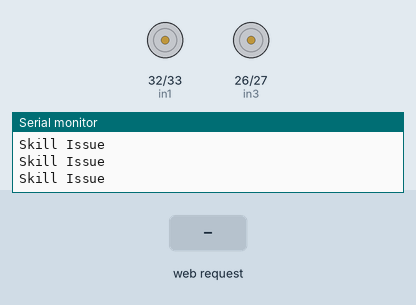
Recording of a sketch running on a simulated ESP32. Shown: motor-driver pin pairs drawn as motors (green arrow = first pin HIGH = forward, orange = second pin HIGH = backward, longer = more drive, scaled by the enable pin), the last lines printed to the serial monitor. Inputs (shaded band) come from the test bench. WiFi joins after 1.5 s; servers stay silent unless stated.

Above: at 3.2 s.
3.3 s: HTTP request GET /forward received
At 4.1 s:
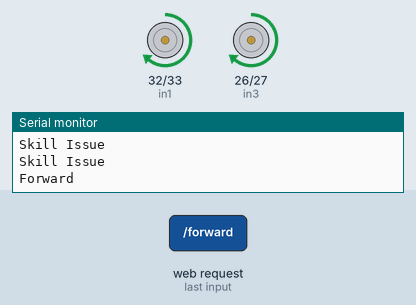
4.8 s: HTTP request GET /left received
At 5.2 s:
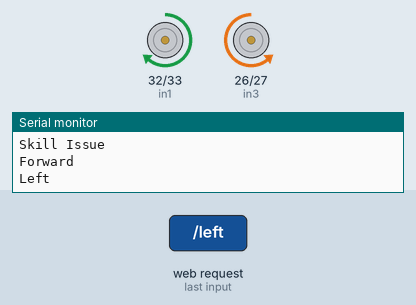
6.3 s: HTTP request GET /right received
At 7.5 s:
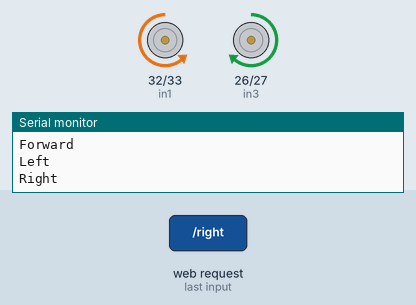
7.8 s: HTTP request GET /back received
At 8.8 s:
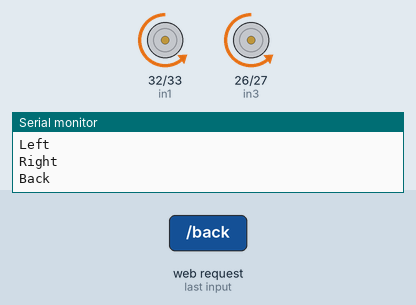
Timing chart, 0 to 10.3 s (numbered marks = the images above; inputs shaded):
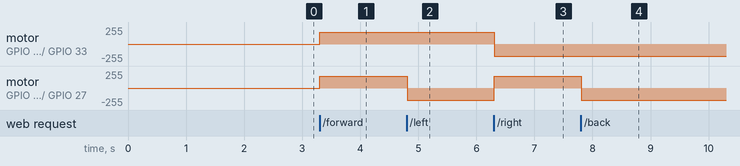

Measured:
- after the input at 3.3 s, motor on GPIO 32 (in1) / GPIO 33 (in2), motor on GPIO 26 (in3) / GPIO 27 (in4): stopped → forward 180/255 at once
- after the input at 4.8 s, motor on GPIO 26 (in3) / GPIO 27 (in4): forward 180/255 → backward 180/255 at once
- after the input at 6.3 s, motor on GPIO 32 (in1) / GPIO 33 (in2): forward 180/255 → backward 180/255 at once; motor on GPIO 26 (in3) / GPIO 27 (in4): backward 180/255 → forward 180/255 at once
- after the input at 7.8 s, motor on GPIO 26 (in3) / GPIO 27 (in4): forward 180/255 → backward 180/255 at once

The sketch:

gesture_control.ino
```cpp
//INCLUDES
#include <WiFi.h>
#include <ESP32Servo.h>
#include <ESPAsyncWebServer.h>

/*---Pin Definitions---*/

//MOTOR1
#define in1 32
#define in2 33
#define enA 25

//MOTOR2
#define in3 26
#define in4 27
#define enB 13

//SERVO
#define servoPin 14
#define MotSpeed 180


short unsigned int control;
bool ispick = true;

const char* ssid = "";  //Your Wifi name
const char* password = "";  //Wifi password

//OBJECT
Servo servo;
AsyncWebServer server(80);


//function declarations
void forward();
void backward();
void left();
void right();
void stopBot();
void pick();
void keep();


void setup() {
  // put your setup code here, to run once:
  pinMode(in1, OUTPUT);
  pinMode(in2, OUTPUT);
  pinMode(in3, OUTPUT);
  pinMode(in4, OUTPUT);
  pinMode(enA, OUTPUT);
  pinMode(enB, OUTPUT);
  control = 0;
  Serial.begin(115200);

  /*Code to establish connection to wifi*/
  Serial.println("Connecting to Wifi...");
  WiFi.begin(ssid, password);

  // WIFI CONNECTION ATTEMPTS
  int attempts = 0;
  while(WiFi.status() != WL_CONNECTED && attempts < 20){
    delay(1000);
    Serial.print(".");
    attempts++;
  }

  //Code after wifi is connected
  if(WiFi.status() == WL_CONNECTED)
  {
    Serial.println("\nConnected to WiFi");
    Serial.print("IP Address: ");
    Serial.println(WiFi.localIP());

    //here we are defining the requests that make changes to control variable
    server.on("/forward", HTTP_GET, [](AsyncWebServerRequest *request){
      Serial.println("Forward");
      control = 1;
      request -> send(200, "text/plain", "Moving Forward");

    });
    server.on("/left", HTTP_GET, [](AsyncWebServerRequest *request){
      Serial.println("Left");
      control = 2;
      request -> send(200, "text/plain", "Moving Left");

    });
    server.on("/right", HTTP_GET, [](AsyncWebServerRequest *request){
      Serial.println("Right");
      control = 3;
      request -> send(200, "text/plain", "Moving Right");

    });
    server.on("/back", HTTP_GET, [](AsyncWebServerRequest *request){
      Serial.println("Back");
      control = 4;
      request -> send(200, "text/plain", "Moving Backward");

    });
    server.on("/stop", HTTP_GET, [](AsyncWebServerRequest *request){
      Serial.println("Stop");
      control = 5;
      request -> send(200, "text/plain", "Stop");


    });
    server.on("/pinch", HTTP_GET, [](AsyncWebServerRequest *request){
      if(ispick == true){
        ispick = false;
        control = 6;
        Serial.println("picked!");
        request->send(200, "text/plain", "Picked");
      }
      else
        ispick = true;
        control = 7;
        Serial.println("kept!");
        request->send(200, "text/plain", "kept!");


    });

    //SERVER BEGIN
    server.begin();
    Serial.println("Server Started");

  }
  else
  {
    Serial.println("\nFailed to connect to WiFi");
  }
}

void loop() {
  // put your main code here, to run repeatedly:

  switch (control) {
    case 1: forward(); delay(50); break;
    case 2: left(); delay(50); break;
    case 3: right(); delay(50); break;
    case 4: backward(); delay(50); break;
    case 5: stopBot(); delay(50); break;
    case 6: pick(); delay(50); break;
    case 7: keep(); delay(50); break;

    case 0://idle case
    default: Serial.println("Skill Issue"); break;
  }
delay(10);
}


void forward() {
  digitalWrite(in1, HIGH);
  digitalWrite(in2, LOW);
  digitalWrite(in3, HIGH);
  digitalWrite(in4, LOW);
  analogWrite(enA, MotSpeed);
  analogWrite(enB, MotSpeed);


}

void backward() {
  digitalWrite(in1, LOW);
  digitalWrite(in2, HIGH);
  digitalWrite(in3, LOW);
  digitalWrite(in4, HIGH);
  analogWrite(enA, MotSpeed);
  analogWrite(enB, MotSpeed);


}

void right() {
  digitalWrite(in1, LOW);
  digitalWrite(in2, HIGH);
  digitalWrite(in3, HIGH);
  digitalWrite(in4, LOW);
  analogWrite(enA, MotSpeed);
  analogWrite(enB, MotSpeed);

}

void left() {
  digitalWrite(in1, HIGH);
  digitalWrite(in2, LOW);
  digitalWrite(in3, LOW);
  digitalWrite(in4, HIGH);
  analogWrite(enA, MotSpeed);
  analogWrite(enB, MotSpeed);

}

void stopBot() {
  digitalWrite(in1, LOW);
  digitalWrite(in2, LOW);
  digitalWrite(in3, LOW);
  digitalWrite(in4, LOW);
  analogWrite(enA, 0);
  analogWrite(enB, 0);

}

void pick(){
  servo.write(90);
  delay(1000);
  control = 0;

}

void keep(){

  servo.write(-90);
  delay(1000);
  control = 0;
}
```
